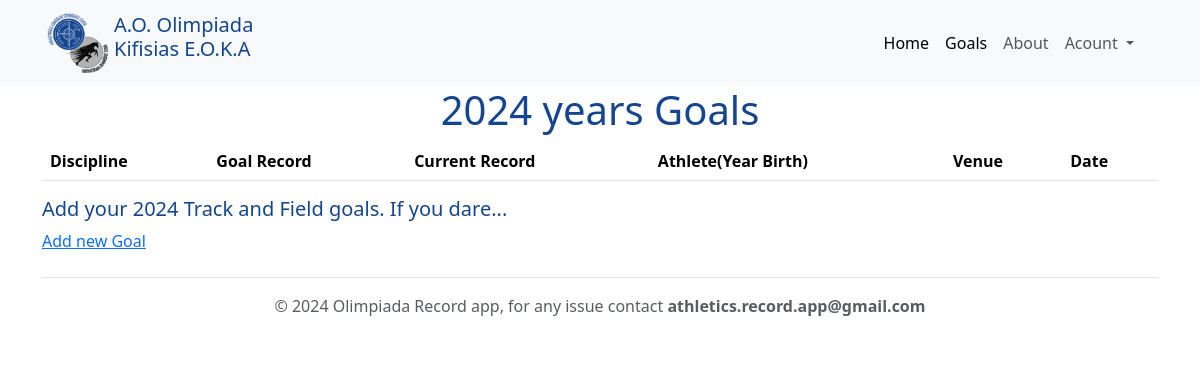
Before: /goals/ with the older database file.
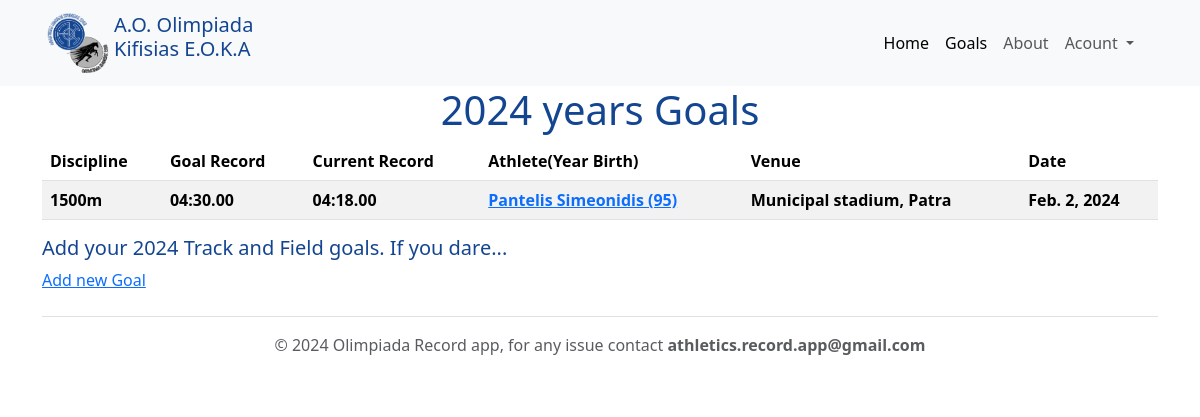
After: the same page with the newer database file.
### records/models.py (models this page shows, shortened)
class Goal(models.Model):
    user = models.ForeignKey(User, blank=True, null=True, on_delete=models.SET_NULL)
    athlete = models.ForeignKey(Athlete, blank=True, null=True, on_delete=models.SET_NULL)
    age_group = models.ForeignKey(AgeGroup, blank=True, null=True, on_delete=models.SET_NULL)
    discipline = models.ForeignKey(Discipline, blank=True, null=True, on_delete=models.SET_NULL)
    venue = models.OneToOneField(Venue, blank=True, null=True, on_delete=models.SET_NULL)
    stadium = models.ForeignKey(Stadium, blank=True, null=True, on_delete=models.SET_NULL)
    performance = models.FloatField(blank=False, null=True)
    current_record = models.FloatField(blank=True, null=True)
    goal_date = models.DateField(auto_now=False, auto_now_add=False, null=True, blank=True)
    timestamp = models.DateTimeField(auto_now_add=True)
    updated = models.DateTimeField(auto_now=True)
    @property
    def formatted_performance(self):
        if self.performance is None:
            return ''
        if self.discipline.discipline_type == 'road':
            performance_formatted = self.performance
            minutes = int((performance_formatted % 3600) // 60)
            seconds = performance_formatted % 60
            if minutes == 0:
                performance_formatted_str = f"{seconds:05.2f}"
            else:
                performance_formatted_str = f"{minutes:02}:{seconds:05.2f}"
        else:
            performance_formatted_str = f'{self.performance:.2f}'
        return performance_formatted_str
    @property
    def formatted_current_record(self):
        if self.current_record is None:
            return ''
        if self.discipline.discipline_type == 'road':
            performance_formatted = self.current_record
            minutes = int((performance_formatted % 3600) // 60)
            seconds = performance_formatted % 60
            if minutes == 0:
                performance_formatted_str = f"{seconds:05.2f}"
            else:
                performance_formatted_str = f"{minutes:02}:{seconds:05.2f}"
        else:
            performance_formatted_str = f'{self.current_record:.2f}'
        return performance_formatted_str
    class Meta:
        ordering = ['performance', '-goal_date']
        unique_together = [['athlete', 'discipline', 'performance']]
        db_table = 'Olimpiada goals'

class Discipline(models.Model):
    stadium = models.ForeignKey(Stadium, on_delete=models.CASCADE)
    name = models.CharField(max_length=25)
    @property
    def discipline_type(self):
        if self.name in road_disciplines:
            return 'road'
        else:
            return 'field'
    class Meta:
        unique_together = [('stadium', 'name')]

class Athlete(models.Model):
    first_name = models.CharField(max_length=120)
    last_name = models.CharField(max_length=120)
    birth_year = models.IntegerField(default=None, blank=True, null=True)
    @property
    def full_name(self):
        return f"{self.first_name} {self.last_name}"
    @property
    def full_name_with_birthyear(self):
        return f"{self.full_name} ({str(self.birth_year)[2:]})"

class Venue(models.Model):
    area = models.CharField(max_length=30)
    stadium_name = models.CharField(max_length=30)
    def __str__(self):
        return f"{self.stadium_name}, {self.area}"

### records/views.py (the view)
# urls.py: path('goals/', GoalListView.as_view(), name='goals-list'),
class GoalListView(ListView):
    model = Goal
    def get_context_data(self, *args, **kwargs):
        context = super().get_context_data(*args, **kwargs)
        context['title'] = self.get_title()
        return context
    def get_title(self):
        return self.title
    title = 'Goals'

### templates/records/goal_list.html
{% extends "base.html" %}
{% block content %}
    <h1 class="align-self-center">2024 years Goals</h1>
<div class="overflow-x-scroll">
    <table class="table table-striped">
        <thead>
            <tr>
                <th>Discipline</th>
                <th>Goal Record</th>
                <th>Current Record</th>
                <th>Athlete(Year Birth)</th>
                <th>Venue</th>
                <th>Date</th>
            </tr>
        </thead>
        {% for object in goal_list %}
        <tr>
            <th> {{ object.discipline.name }} </th>
            <th> {{ object.formatted_performance }}</th>
            <th> {{ object.formatted_current_record }}</th>
            <th><a href="/goals/{{object.pk}}">{{ object.athlete.full_name_with_birthyear }}</a></th>
            <th> {{ object.venue }}</th>
            <th> {{ object.goal_date }}</th>
        </tr>
        {% endfor %}
    </table>
</div>
<h5>Add your 2024 Track and Field goals. If you dare...</h5>
    <a href="/goals/create">Add new Goal</a>
{% endblock %}

Changed rows visible on the page:
added Goal: discipline.name "1500m", formatted_performance "04:30.00", formatted_current_record "04:18.00", athlete.full_name_with_birthyear "Pantelis Simeonidis (95)", venue "Municipal stadium, Patra", goal_date "Feb. 2, 2024"
